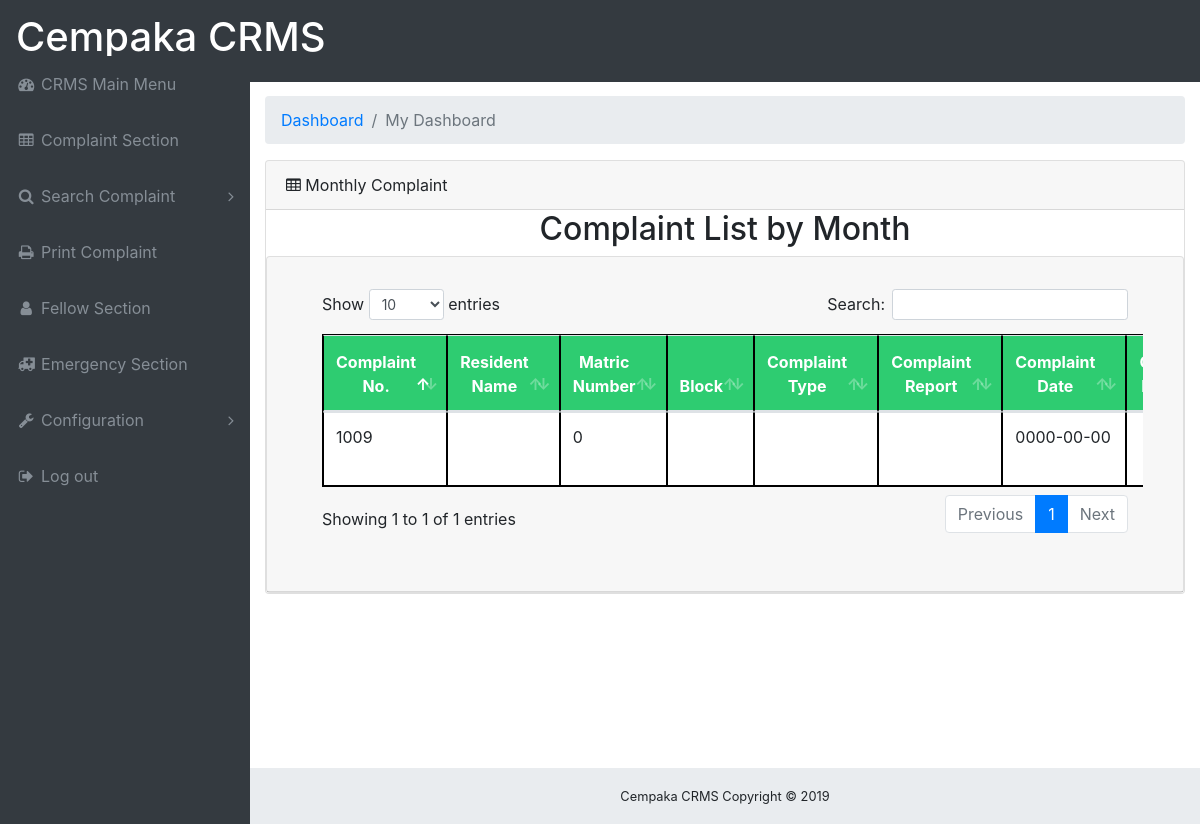
Screenshot of /search_by_month.php (signed in) with the database file from the repository.
### tables this page shows
CREATE TABLE `complaint` (
  `id` int(11) NOT NULL,
  `complaint_id` int(20) NOT NULL,
  `username` int(11) NOT NULL,
  `name` varchar(50) NOT NULL,
  `complaint_type` varchar(20) NOT NULL,
  `complaint_report` varchar(200) NOT NULL,
  `dated` date NOT NULL,
  `block` varchar(50) NOT NULL,
  `feedback_report` varchar(200) NOT NULL,
  `finish_dated` date NOT NULL,
  `action` varchar(20) NOT NULL,
  `status` int(11) NOT NULL
);

### search_by_month.php (the view, shortened to what this page needs)
<?php
include "connection.php";
?>
<!DOCTYPE html>
<html lang="en">
<head>
  <link href="vendor/bootstrap/css/bootstrap.min.css" rel="stylesheet">
  <link href="vendor/font-awesome/css/font-awesome.min.css" rel="stylesheet" type="text/css">
  <link href="vendor/datatables/dataTables.bootstrap4.css" rel="stylesheet">
  <link href="includes/css/sb-admin.css" rel="stylesheet">
</head>
<body class="fixed-nav sticky-footer bg-dark" id="page-top">
<?php
include 'menu.php';
?>
<br>
<div class="content-wrapper">
    <div class="container-fluid">
      <ol class="breadcrumb">
        <li class="breadcrumb-item">
          <a href="search_complaint_by_month.php">Dashboard</a>
        </li>
        <li class="breadcrumb-item active">My Dashboard</li>
      </ol>
      <div class="card mb-3">
        <div class="card-header">
          <i class="fa fa-table"></i> Monthly Complaint </div>
  <h2><center>Complaint List by Month</strong></center></h2>
<div id="printableArea">
<?php
$sql="SELECT * FROM complaint WHERE MONTH(dated)='".$_POST['month']."' ORDER BY dated DESC";
$result=$link->query($sql);
if($result->num_rows>0)
{
    echo "<div class=card mb-3>
        <div class=card-header>
        <div class=card-body>
          <div class=table-responsive>
            <table class=table table-bordered id=dataTable width=100% cellspacing=0>
    <thead>
    <tr>
    <th>Complaint No.</th>
    <th>Resident Name</th>
    <th>Matric Number</th>
    <th>Block</th>
    <th>Complaint Type</th>
    <th>Complaint Report</>
    <th>Complaint Date</th>
    <th>Complaint Feedback</th>
    <th>Finished Date</th>
    <th>Complaint Status</th>
    <th>Action</th>
    </tr></thead>
     ";
while($row = $result->fetch_assoc())
{
echo"
    <tr>
    <td>".$row["complaint_id"]."</td>
    <td>".$row["name"]."</td>
    <td>".$row["username"]."</td>
    <td>".$row["block"]."</td>
    <td>".$row["complaint_type"]."</td>
    <td>".$row["complaint_report"]."</td>
    <td>".$row["dated"]."</td>
    <td>".$row["feedback_report"]."</td>
    <td>".$row["finish_dated"]."</td>
    <td>".$row["action"]."</td>
    <td>&nbsp
    <a href='update_complaint.php?id=".$row["complaint_id"]."'><img src=includes/img/edit.png width=25 height=25></a>&nbsp
    <a href='delete_complaint_process.php?id=".$row["complaint_id"]."'><img src=includes/img/delete.png width=25 height=25></a>
    </td>
    </tr>
";
}
echo"</table>";
}
else
{
     echo "<script> alert('No records found!')</script>";
     echo"<script>setTimeout(\"location.href='search_complaint_by_month.php';\",1);</script>";
}
?>
<br>
</div>
</div>
</div>
</div>
      </div>
    </div>
    <footer class="sticky-footer">
      <div class="container">
        <div class="text-center">
          <small>Cempaka CRMS Copyright © 2019</small>
        </div>
      </div>
    </footer>
  </div>
</body>
</html>

### includes/css/sb-admin.css (style rules this page uses)
html { position: relative; min-height: 100%; }
body { overflow-x: hidden; }
body.sticky-footer { margin-bottom: 56px; }
body.sticky-footer .content-wrapper { min-height: calc(100vh - 56px - 56px); }
body.fixed-nav { padding-top: 56px; }
.content-wrapper { min-height: calc(100vh - 56px); padding-top: 1rem; }
.content-wrapper { overflow-x: hidden; background: white; }
@media (min-width: 992px) { .content-wrapper { margin-left: 250px; } }
footer.sticky-footer { position: absolute; right: 0; bottom: 0; width: 100%; height: 56px; background-color: #e9ecef; line-height: 55px; }
@media (min-width: 992px) { footer.sticky-footer { width: calc(100% - 250px); } }
@media (min-width: 992px) { .container { width:80%; margin:auto; overflow:hidden; } }

### search_by_month.php (style rules this page uses)
table, td, th { border: 1px solid black; }
.table { border-collapse: collapse; width: 90%; background-color: white; }
th { height: 50px; text-align: center; background-color: #2ECC71; color: white; }

### rows the page displays
complaint: complaint "1009", username "0", dated "0000-00-00"
